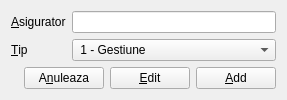
<?xml version="1.0" encoding="UTF-8"?>
<ui version="4.0">
 <class>AddEditAsigurator</class>
 <widget class="QDialog" name="AddEditAsigurator">
  <property name="geometry">
   <rect>
    <x>0</x>
    <y>0</y>
    <width>274</width>
    <height>98</height>
   </rect>
  </property>
  <property name="windowTitle">
   <string>Asigurator</string>
  </property>
  <property name="windowIcon">
   <iconset resource="../resources.qrc">
    <normaloff>:/rapoarte</normaloff>:/rapoarte</iconset>
  </property>
  <layout class="QVBoxLayout" name="verticalLayout">
   <item>
    <layout class="QFormLayout" name="formLayout">
     <item row="0" column="0">
      <widget class="QLabel" name="label_2">
       <property name="text">
        <string>&amp;Asigurator</string>
       </property>
       <property name="buddy">
        <cstring>asiguratorLineEdit</cstring>
       </property>
      </widget>
     </item>
     <item row="0" column="1">
      <widget class="QLineEdit" name="asiguratorLineEdit"/>
     </item>
     <item row="1" column="0">
      <widget class="QLabel" name="label">
       <property name="text">
        <string>&amp;Tip</string>
       </property>
       <property name="buddy">
        <cstring>asiguratorComboBox</cstring>
       </property>
      </widget>
     </item>
     <item row="1" column="1">
      <widget class="QComboBox" name="asiguratorComboBox">
       <property name="duplicatesEnabled">
        <bool>false</bool>
       </property>
       <item>
        <property name="text">
         <string> 1 - Gestiune</string>
        </property>
       </item>
       <item>
        <property name="text">
         <string>2 - Non Gestiune</string>
        </property>
       </item>
      </widget>
     </item>
    </layout>
   </item>
   <item>
    <layout class="QHBoxLayout" name="horizontalLayout">
     <item>
      <spacer name="horizontalSpacer">
       <property name="orientation">
        <enum>Qt::Horizontal</enum>
       </property>
       <property name="sizeHint" stdset="0">
        <size>
         <width>40</width>
         <height>20</height>
        </size>
       </property>
      </spacer>
     </item>
     <item>
      <widget class="QLabel" name="loadingLabel">
       <property name="text">
        <string/>
       </property>
      </widget>
     </item>
     <item>
      <widget class="QPushButton" name="cancelButton">
       <property name="focusPolicy">
        <enum>Qt::NoFocus</enum>
       </property>
       <property name="text">
        <string>A&amp;nuleaza</string>
       </property>
       <property name="icon">
        <iconset resource="../resources.qrc">
         <normaloff>:/cancel</normaloff>:/cancel</iconset>
       </property>
      </widget>
     </item>
     <item>
      <widget class="QPushButton" name="editButton">
       <property name="focusPolicy">
        <enum>Qt::NoFocus</enum>
       </property>
       <property name="text">
        <string>&amp;Edit</string>
       </property>
       <property name="icon">
        <iconset resource="../resources.qrc">
         <normaloff>:/edit</normaloff>:/edit</iconset>
       </property>
      </widget>
     </item>
     <item>
      <widget class="QPushButton" name="addButton">
       <property name="focusPolicy">
        <enum>Qt::NoFocus</enum>
       </property>
       <property name="text">
        <string>&amp;Add</string>
       </property>
       <property name="icon">
        <iconset resource="../resources.qrc">
         <normaloff>:/add</normaloff>:/add</iconset>
       </property>
      </widget>
     </item>
    </layout>
   </item>
  </layout>
 </widget>
 <resources>
  <include location="../resources.qrc"/>
 </resources>
 <connections/>
</ui>
